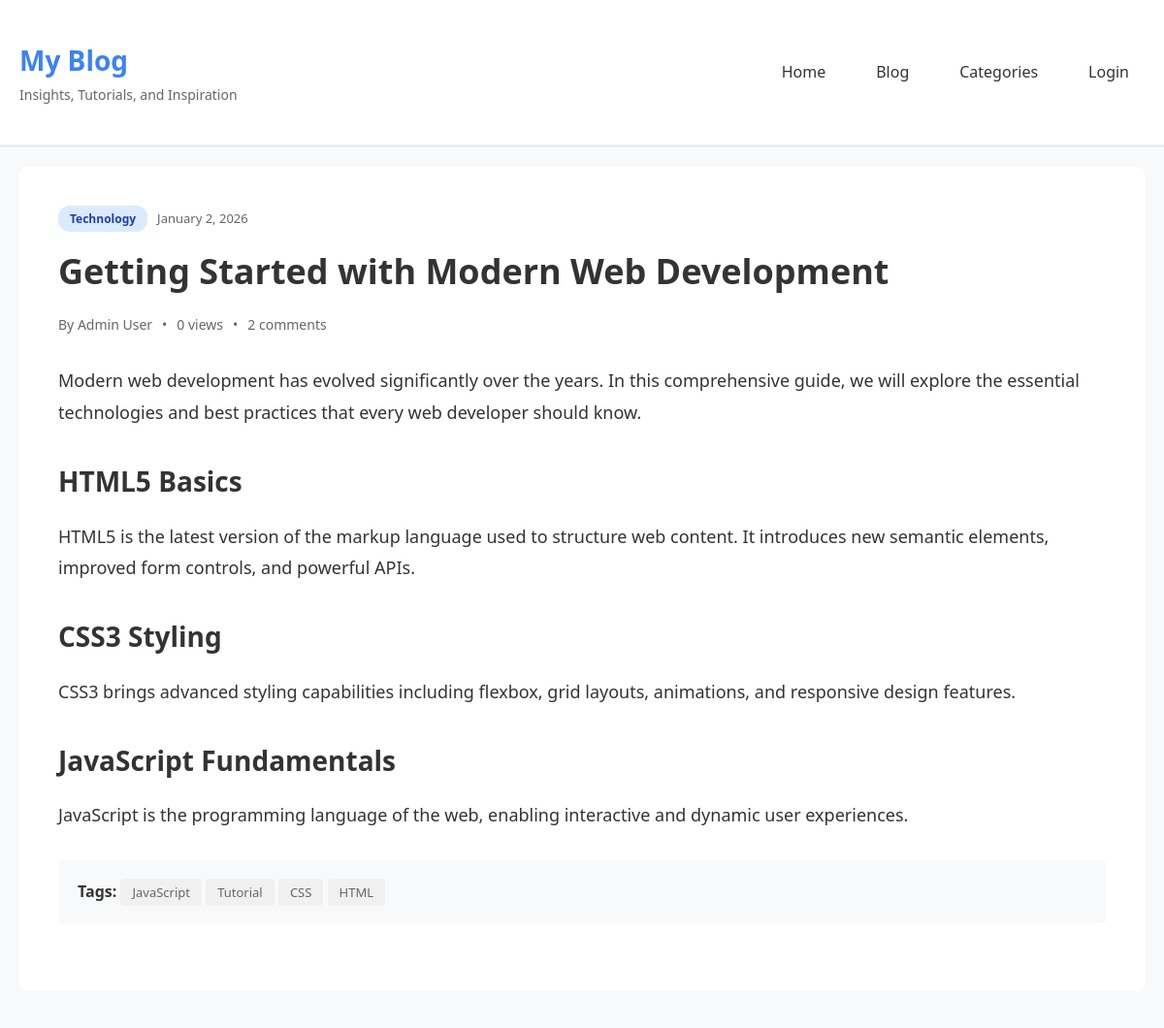
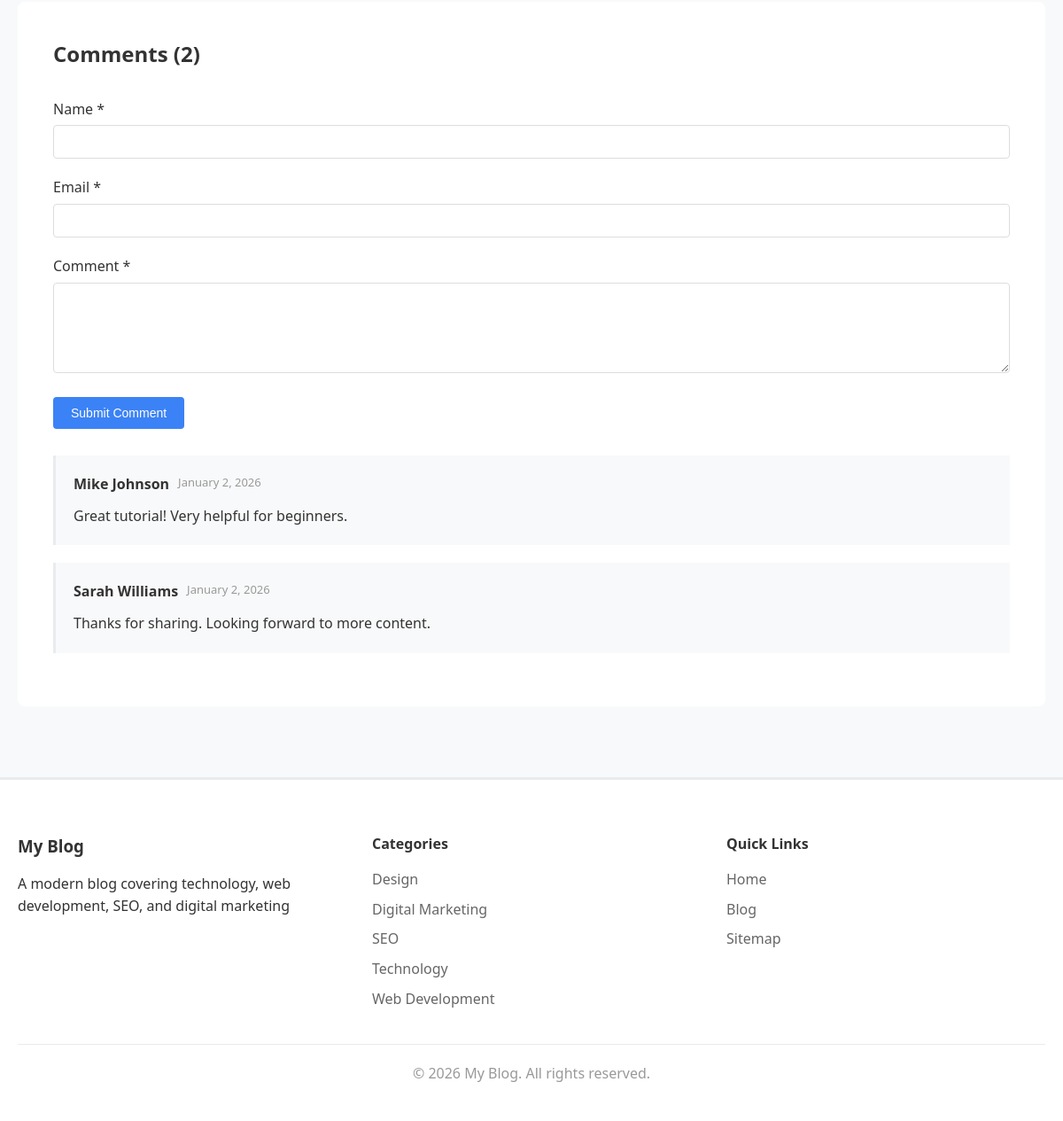
The page /post.php?slug=getting-started-modern-web-development on the database its author committed (2 pictures, top to bottom).
### tables this page shows
CREATE TABLE posts (
    id INT PRIMARY KEY AUTO_INCREMENT,
    author_id INT NOT NULL,
    category_id INT,
    title VARCHAR(255) NOT NULL,
    slug VARCHAR(255) UNIQUE NOT NULL,
    excerpt TEXT,
    content LONGTEXT NOT NULL,
    featured_image VARCHAR(255),
    status ENUM('draft', 'published', 'scheduled') DEFAULT 'draft',
    publish_date DATETIME,
    views INT DEFAULT 0,
    allow_comments BOOLEAN DEFAULT 1,
    meta_title VARCHAR(255),
    meta_description TEXT,
    meta_keywords TEXT,
    og_title VARCHAR(255),
    og_description TEXT,
    og_image VARCHAR(255),
    twitter_card VARCHAR(50) DEFAULT 'summary_large_image',
    canonical_url VARCHAR(255),
    schema_type VARCHAR(50) DEFAULT 'BlogPosting',
    created_at TIMESTAMP DEFAULT CURRENT_TIMESTAMP,
    updated_at TIMESTAMP DEFAULT CURRENT_TIMESTAMP ON UPDATE CURRENT_TIMESTAMP,
    FOREIGN KEY (author_id) REFERENCES users(id) ON DELETE CASCADE,
    FOREIGN KEY (category_id) REFERENCES categories(id) ON DELETE SET NULL,
    INDEX idx_slug (slug),
    INDEX idx_status (status),
    INDEX idx_publish_date (publish_date),
    INDEX idx_author (author_id),
    INDEX idx_category (category_id)
);

CREATE TABLE categories (
    id INT PRIMARY KEY AUTO_INCREMENT,
    name VARCHAR(100) UNIQUE NOT NULL,
    slug VARCHAR(100) UNIQUE NOT NULL,
    description TEXT,
    parent_id INT DEFAULT NULL,
    meta_title VARCHAR(255),
    meta_description TEXT,
    created_at TIMESTAMP DEFAULT CURRENT_TIMESTAMP,
    FOREIGN KEY (parent_id) REFERENCES categories(id) ON DELETE SET NULL,
    INDEX idx_slug (slug)
);

CREATE TABLE users (
    id INT PRIMARY KEY AUTO_INCREMENT,
    username VARCHAR(50) UNIQUE NOT NULL,
    email VARCHAR(100) UNIQUE NOT NULL,
    password VARCHAR(255) NOT NULL,
    full_name VARCHAR(100) NOT NULL,
    bio TEXT,
    avatar VARCHAR(255),
    role ENUM('admin', 'author', 'contributor') DEFAULT 'author',
    created_at TIMESTAMP DEFAULT CURRENT_TIMESTAMP,
    is_active BOOLEAN DEFAULT 1,
    INDEX idx_username (username),
    INDEX idx_email (email)
);

CREATE TABLE tags (
    id INT PRIMARY KEY AUTO_INCREMENT,
    name VARCHAR(50) UNIQUE NOT NULL,
    slug VARCHAR(50) UNIQUE NOT NULL,
    created_at TIMESTAMP DEFAULT CURRENT_TIMESTAMP,
    INDEX idx_slug (slug)
);

CREATE TABLE comments (
    id INT PRIMARY KEY AUTO_INCREMENT,
    post_id INT NOT NULL,
    user_id INT,
    parent_id INT DEFAULT NULL,
    author_name VARCHAR(100) NOT NULL,
    author_email VARCHAR(100) NOT NULL,
    content TEXT NOT NULL,
    status ENUM('pending', 'approved', 'spam') DEFAULT 'pending',
    ip_address VARCHAR(45),
    created_at TIMESTAMP DEFAULT CURRENT_TIMESTAMP,
    FOREIGN KEY (post_id) REFERENCES posts(id) ON DELETE CASCADE,
    FOREIGN KEY (user_id) REFERENCES users(id) ON DELETE SET NULL,
    FOREIGN KEY (parent_id) REFERENCES comments(id) ON DELETE CASCADE,
    INDEX idx_post (post_id),
    INDEX idx_status (status)
);

CREATE TABLE site_settings (
    id INT PRIMARY KEY AUTO_INCREMENT,
    setting_key VARCHAR(100) UNIQUE NOT NULL,
    setting_value TEXT,
    created_at TIMESTAMP DEFAULT CURRENT_TIMESTAMP,
    updated_at TIMESTAMP DEFAULT CURRENT_TIMESTAMP ON UPDATE CURRENT_TIMESTAMP
);

### includes/functions.php (called while the page is built, shortened)
<?php
require_once __DIR__ . '/config.php';
function isLoggedIn() {
    return isset($_SESSION['user_id']);
}
function getPostBySlug($slug) {
    global $pdo;
    $stmt = $pdo->prepare("SELECT p.*, u.username as author_name, u.full_name as author_full_name, u.bio as author_bio,
                          c.name as category_name, c.slug as category_slug
                          FROM posts p
                          LEFT JOIN users u ON p.author_id = u.id
                          LEFT JOIN categories c ON p.category_id = c.id
                          WHERE p.slug = ? AND p.status = 'published' AND p.publish_date <= NOW()");
    $stmt->execute([$slug]);
    $post = $stmt->fetch();
    if ($post) {
        $update = $pdo->prepare("UPDATE posts SET views = views + 1 WHERE id = ?");
        $update->execute([$post['id']]);
        $post['tags'] = getPostTags($post['id']);
    }
    return $post;
}
function getPostTags($post_id) {
    global $pdo;
    $stmt = $pdo->prepare("SELECT t.* FROM tags t
                          INNER JOIN post_tags pt ON t.id = pt.tag_id
                          WHERE pt.post_id = ?");
    $stmt->execute([$post_id]);
    return $stmt->fetchAll();
}
function getCategories() {
    global $pdo;
    $stmt = $pdo->query("SELECT c.*, COUNT(p.id) as post_count FROM categories c
                        LEFT JOIN posts p ON c.id = p.category_id AND p.status = 'published' AND p.publish_date <= NOW()
                        GROUP BY c.id
                        ORDER BY c.name");
    return $stmt->fetchAll();
}
function getComments($post_id, $status = 'approved') {
    global $pdo;
    $sql = "SELECT c.*, u.username FROM comments c
            LEFT JOIN users u ON c.user_id = u.id
            WHERE c.post_id = ?";
    $params = [$post_id];
    if ($status) {
        $sql .= " AND c.status = ?";
        $params[] = $status;
    }
    $sql .= " ORDER BY c.created_at DESC";
    $stmt = $pdo->prepare($sql);
    $stmt->execute($params);
    return $stmt->fetchAll();
}
function formatDate($date) {
    return date('F j, Y', strtotime($date));
}
function getSiteSetting($key, $default = '') {
    global $pdo;
    $stmt = $pdo->prepare("SELECT setting_value FROM site_settings WHERE setting_key = ?");
    $stmt->execute([$key]);
    $result = $stmt->fetchColumn();
    return $result !== false ? $result : $default;
}
?>

### post.php (the view, shortened to what this page needs)
<?php
require_once 'includes/functions.php';
$slug = isset($_GET['slug']) ? $_GET['slug'] : '';
$post = getPostBySlug($slug);
$comments = getComments($post['id']);
include 'includes/header.php';
?>
<div class="container">
    <article class="single-post">
        <header class="post-header">
            <div class="post-meta">
                <a href="category.php?slug=<?php echo $post['category_slug']; ?>" class="category category-<?php echo $post['category_slug']; ?>">
                    <?php echo $post['category_name']; ?>
                </a>
                <span class="date"><?php echo formatDate($post['publish_date']); ?></span>
            </div>
            <h1><?php echo htmlspecialchars($post['title']); ?></h1>
            <div class="author-info">
                <span class="author">By <?php echo $post['author_full_name']; ?></span>
                <span>•</span>
                <span><?php echo $post['views']; ?> views</span>
                <span>•</span>
                <span><?php echo count($comments); ?> comments</span>
            </div>
        </header>
        <div class="post-body">
            <?php echo $post['content']; ?>
        </div>
        <?php if (!empty($post['tags'])): ?>
            <div class="post-tags">
                <strong>Tags:</strong>
                <?php foreach ($post['tags'] as $tag): ?>
                    <a href="tag.php?slug=<?php echo $tag['slug']; ?>" class="tag"><?php echo $tag['name']; ?></a>
                <?php endforeach; ?>
            </div>
        <?php endif; ?>
    </article>
    <section class="comments-section">
        <h2>Comments (<?php echo count($comments); ?>)</h2>
        <?php if ($post['allow_comments']): ?>
            <form method="POST" class="comment-form">
                <div class="form-group">
                    <label>Name *</label>
                    <input type="text" name="author_name" required value="<?php echo isLoggedIn() ? getCurrentUser()['full_name'] : ''; ?>">
                </div>
                <div class="form-group">
                    <label>Email *</label>
                    <input type="email" name="author_email" required value="<?php echo isLoggedIn() ? getCurrentUser()['email'] : ''; ?>">
                </div>
                <div class="form-group">
                    <label>Comment *</label>
                    <textarea name="content" rows="5" required></textarea>
                </div>
                <button type="submit" class="btn btn-primary">Submit Comment</button>
            </form>
        <?php else: ?>
            <p>Comments are closed for this post.</p>
        <?php endif; ?>
        <div class="comments-list">
            <?php if (empty($comments)): ?>
                <p>No comments yet. Be the first to comment!</p>
            <?php else: ?>
                <?php foreach ($comments as $comment): ?>
                    <div class="comment">
                        <div class="comment-author">
                            <strong><?php echo htmlspecialchars($comment['author_name']); ?></strong>
                            <span class="comment-date"><?php echo formatDate($comment['created_at']); ?></span>
                        </div>
                        <div class="comment-content">
                            <?php echo nl2br(htmlspecialchars($comment['content'])); ?>
                        </div>
                    </div>
                <?php endforeach; ?>
            <?php endif; ?>
        </div>
    </section>
</div>
<?php include 'includes/footer.php'; ?>

### includes/footer.php (shortened to what this page needs)
    </main>
    <footer class="site-footer">
        <div class="container">
            <div class="footer-content">
                <div class="footer-section">
                    <h3><?php echo SITE_NAME; ?></h3>
                    <p><?php echo getSiteSetting('site_description', SITE_TAGLINE); ?></p>
                </div>
                <div class="footer-section">
                    <h4>Categories</h4>
                    <ul>
                        <?php
                        $footer_categories = getCategories();
                        foreach (array_slice($footer_categories, 0, 5) as $cat):
                        ?>
                            <li><a href="<?php echo SITE_URL; ?>/category.php?slug=<?php echo $cat['slug']; ?>"><?php echo $cat['name']; ?></a></li>
                        <?php endforeach; ?>
                    </ul>
                </div>
                <div class="footer-section">
                    <h4>Quick Links</h4>
                    <ul>
                        <li><a href="<?php echo SITE_URL; ?>/index.php">Home</a></li>
                        <li><a href="<?php echo SITE_URL; ?>/blog.php">Blog</a></li>
                        <li><a href="<?php echo SITE_URL; ?>/sitemap.php">Sitemap</a></li>
                    </ul>
                </div>
            </div>
            <div class="footer-bottom">
                <p>&copy; <?php echo date('Y'); ?> <?php echo SITE_NAME; ?>. All rights reserved.</p>
            </div>
        </div>
    </footer>
</body>
</html>

### css/style.css (style rules this page uses)
* { margin: 0; padding: 0; box-sizing: border-box; }
body { font-family: 'Segoe UI', Tahoma, Geneva, Verdana, sans-serif; background: #f8f9fa; color: #333; line-height: 1.6; }
.container { max-width: 1200px; margin: 0 auto; padding: 20px; }
.post-meta { display: flex; gap: 10px; align-items: center; margin-bottom: 12px; flex-wrap: wrap; }
.category { display: inline-block; padding: 4px 12px; border-radius: 12px; font-size: 12px; font-weight: 600; text-decoration: none; }
.category-technology { background: #dbeafe; color: #1e40af; }
.date { color: #666; font-size: 13px; }
.tag { background: #f0f0f0; padding: 5px 12px; border-radius: 4px; font-size: 13px; text-decoration: none; color: #666; }
.single-post { background: white; padding: 40px; border-radius: 8px; margin-bottom: 40px; }
.post-header { margin-bottom: 30px; }
.post-header h1 { font-size: 36px; margin-bottom: 15px; }
.author-info { display: flex; gap: 10px; color: #666; font-size: 14px; }
.post-body { font-size: 18px; line-height: 1.8; margin: 30px 0; }
.post-body h2 { margin: 30px 0 15px; font-size: 28px; }
.post-body p { margin-bottom: 20px; }
.post-tags { margin: 30px 0; padding: 20px; background: #f8f9fa; border-radius: 4px; }
.comments-section { background: white; padding: 40px; border-radius: 8px; }
.comments-section h2 { margin-bottom: 20px; }
.comment-form { margin: 30px 0; }
.comment { padding: 20px; border-left: 3px solid #e9ecef; margin-bottom: 20px; background: #f8f9fa; }
.comment-author { display: flex; gap: 10px; margin-bottom: 10px; }
.comment-date { color: #999; font-size: 13px; }
.btn { display: inline-block; padding: 10px 20px; border-radius: 4px; text-decoration: none; border: none; cursor: pointer; font-size: 14px; transition: all 0.3s; }
.btn-primary { background: #3b82f6; color: white; }
.form-group { margin-bottom: 20px; }
.form-group label { display: block; margin-bottom: 5px; font-weight: 500; color: #333; }
.form-group input, .form-group textarea, .form-group select { width: 100%; padding: 10px; border: 1px solid #ddd; border-radius: 4px; font-size: 14px; }
.site-footer { background: white; border-top: 3px solid #e9ecef; padding: 40px 0 20px; margin-top: 60px; }
.footer-content { display: grid; grid-template-columns: repeat(auto-fit, minmax(200px, 1fr)); gap: 40px; margin-bottom: 30px; }
.footer-section h3, .footer-section h4 { margin-bottom: 15px; color: #333; }
.footer-section ul { list-style: none; }
.footer-section li { margin-bottom: 8px; }
.footer-section a { color: #666; text-decoration: none; }
.footer-bottom { text-align: center; padding-top: 20px; border-top: 1px solid #e9ecef; color: #999; }

### rows shown on the page
posts: category.name "Technology", publish_date "January 2, 2026", title "Getting Started with Modern Web Development", author.full_name "Admin User", views "0", content "Modern web development has evolved significantly over the years. In this comprehensive guide, we will explore the essential technologies and best practices that every web developer should know. HTML5 Basics HTML5 is the latest version of the markup language used to structure web content. It introduces new semantic elements, improved form controls, and powerful APIs. CSS3 Styling CSS3 brings advanced styling capabilities including flexbox, grid layouts, animations, and responsive design features. JavaScript Fundamentals JavaScript is the programming language of the web, enabling interactive and dynamic user experiences."
tags: name "JavaScript"
tags: name "Tutorial"
tags: name "CSS"
tags: name "HTML"
comments: author_name "Mike Johnson", created_at "January 2, 2026", content "Great tutorial! Very helpful for beginners."
comments: author_name "Sarah Williams", created_at "January 2, 2026", content "Thanks for sharing. Looking forward to more content."
site_settings: setting_value "A modern blog covering technology, web development, SEO, and digital marketing"
categories: name "Design"
categories: name "Digital Marketing"
categories: name "SEO"
categories: name "Technology"
categories: name "Web Development"

### other values the page prints
SITE_NAME "My Blog"
SITE_TAGLINE "Insights, Tutorials, and Inspiration"
count($comments) "2"
